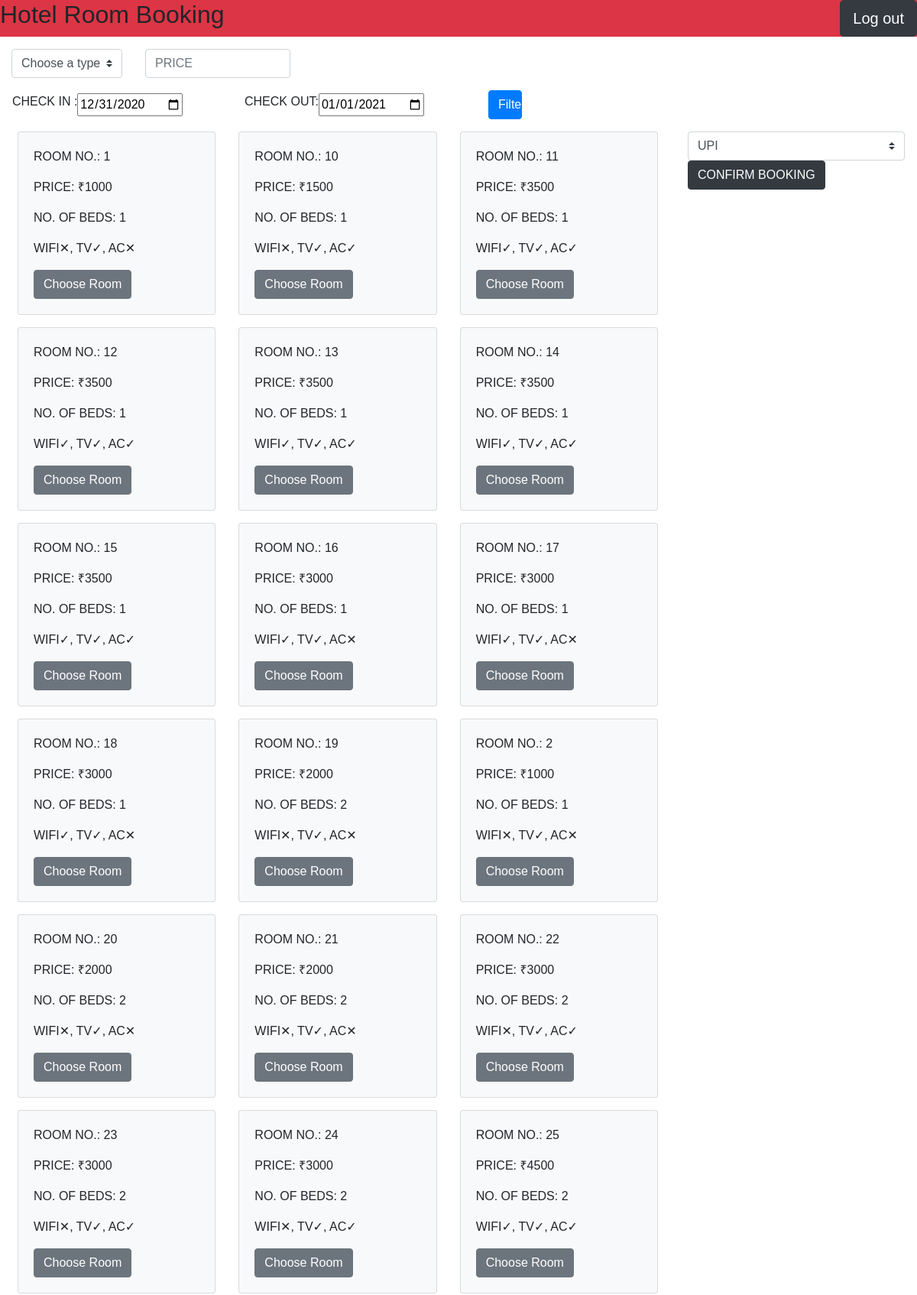
/rooms/1 (signed in, upper part), run on the app's committed database.
### tables this page shows
CREATE TABLE ROOM (
	room_id	INTEGER PRIMARY KEY AUTOINCREMENT,
	price	DECIMAL(10,2) DEFAULT 0.00,
	room_no	VARCHAR(5) NOT NULL,
	type_id	INTEGER NOT NULL,
	hotel_id	INTEGER NOT NULL,
	FOREIGN KEY(hotel_id) REFERENCES HOTEL(hotel_id) ON UPDATE CASCADE ON DELETE CASCADE,
	FOREIGN KEY(type_id) REFERENCES TYPE(type_id) ON UPDATE CASCADE ON DELETE SET DEFAULT,
	UNIQUE(hotel_id,room_no)
);

CREATE TABLE TYPE (
	type_id	INTEGER PRIMARY KEY AUTOINCREMENT,
	no_beds	TINYINT DEFAULT 0,
	wifi	TINYINT DEFAULT 0,
	tv	TINYINT DEFAULT 0,
	ac	TINYINT DEFAULT 0
);

### routes.py (the view, shortened to what this page needs)
@app.route('/rooms/<hotel_id>', methods=['GET', 'POST'])
def room(hotel_id):
    if not check_login():
        return redirect(url_for('.home'))
    filterform = FilterForm()
    if request.method == 'GET':
        checkin = str(date.today()+timedelta(days=1))+interval_time
        checkout = str(date.today()+timedelta(days=2))+interval_time
        filterform.checkin.data = str(date.today()+timedelta(days=1))
        filterform.checkout.data = str(date.today()+timedelta(days=2))
        con = sqlite3.connect(DATABASE)
        cur = con.cursor()
        cur.execute('''SELECT room_id,room_no,price,no_beds,wifi,tv,ac FROM ROOM NATURAL JOIN TYPE
        WHERE hotel_id=%s AND room_id NOT IN
        (SELECT room_id FROM RESERVATION
        WHERE NOT ((check_in > '%s' AND check_in >= '%s') OR (check_out <= '%s' AND check_out < '%s')) );'''
        %(hotel_id,checkin,checkout,checkin,checkout) )
        rooms = cur.fetchall()
        col = [column[0] for column in cur.description]
        results = []
        for room in rooms:
            results.append(dict(zip(col, room)))
        session['rooms'] = results
        session['filter'] = {'type':filterform.type.data,'price':str(filterform.price.data),'checkin':str(filterform.checkin.data),'checkout':str(filterform.checkout.data)}
        con.close()
    con = sqlite3.connect(DATABASE)
    con.row_factory = sqlite3.Row
    cur = con.cursor()
    cur.execute('''SELECT DISTINCT type_id, no_beds, wifi, tv, ac FROM TYPE NATURAL JOIN ROOM WHERE hotel_id=%s;'''%(hotel_id) )
    types = cur.fetchall()
    cur.execute('SELECT hotel_name, room_id, room_no, price FROM TEMP_CART WHERE c_id="%s";'%(session['c_id']))
    cart = cur.fetchall()
    con.close()
    return render_template('room.html', hotel_id=hotel_id, filterform = filterform, rooms=session['rooms'], types=types,
    filter=session['filter'], cart=cart)

### forms.py
class FilterForm(FlaskForm):
    type = IntegerField('type_id', validators=[InputRequired()])
    price = DecimalField('price', validators=[InputRequired()])
    checkin = DateField('checkin', validators=[InputRequired()])
    checkout = DateField('checkout', validators=[InputRequired()])

### routes.py (called while the page is built)
def check_login():
    if session.get('logged_in') != True:
        flash('Please Login')
        return False
    else:
        return True

### templates/room.html (shortened to what this page needs)
{% extends 'base.html' %}
{% block main %}
  <form id="filter" action="{{url_for('.room', hotel_id=hotel_id)}}" method="post">
  <div class="row">
    <div class="col-md-2">
      <div class="container">
          <select id="type" name="type" required="" class="custom-select">
            <option value="{{filter.type}}" selected>Choose a type</option>
          </select>
      </div>
    </div>
    <div class="col-md-2 form-check-inline form-group ">
      <input class="form-control" id="price" name="price" placeholder="PRICE" required="" type="number" step=".01" value="{{filter.price}}">
    </div>
    </div>
    <div class="row mx-3">
    <div class="col-md-3 form-check-inline">
      <label for="CHECK IN">CHECK IN :</label>
      <input id="checkin" name="checkin" required="" type="date" value="{{filter.checkin}}">
    </div>
    <div class="col-md-3 form-check-inline">
      <label for="CHECK OUT">CHECK OUT:</label>
      <input id="checkout" name="checkout" required="" type="date" value="{{filter.checkout}}">
    </div>
    <div class="col-md-3">
    <button type="submit" name="filter" id="filter" class="btn btn-primary col-md-2">Filter</button>
    </div>
  </div>
</form>
<div class="d-flex ">
<div class="p-2 flex-grow-1 bd-highlight">
<div class="container">
  <div class="row">
    {% for room in rooms %}
    <div class="col-md-4 my-2">
      <div class="card bg-light">
        <div class="card-body">
          <p class="card-text">ROOM NO.: {{room.room_no}}</p>
        <p class="card-text">PRICE: &#8377;{{room.price}}</p>
        <p class="card-text">NO. OF BEDS: {{room.no_beds}}</p>
        <p class="card-text">WIFI{{'✓' if room.wifi else '✕'}}, TV{{'✓' if room.tv else '✕'}}, AC{{'✓' if room.ac else '✕'}}</p>
        <form action="{{url_for('.room', hotel_id=hotel_id)}}" method="post">
	         <button type="submit" class="btn btn-secondary" name="choose">Choose Room</button>
        </form>
        </div>
      </div>
    </div>
    {% endfor %}
  </div>
</div>
</div>
<div class="p-2 ">
<div class="scroll">
<div class="d-flex flex-column align-content-around m-1">
<form action="{{url_for('.ConfirmBooking')}}" method="post">
  <select name="mode" id="mode" required="" class="custom-select">
    <option value="UPI">UPI</option>
  </select>
<button type="submit" class="btn btn-dark">CONFIRM BOOKING</button>
</form>
</div>
</div>
</div>
{% endblock %}

### data on the page
ROOM: room_no "1", price "1000", no_beds "1"
TYPE: wifi "✕", tv "✓", ac "✕"
ROOM: room_no "10", price "1500", no_beds "1"
TYPE: wifi "✕", tv "✓", ac "✓"
ROOM: room_no "11", price "3500", no_beds "1"
TYPE: wifi "✓", tv "✓", ac "✓"
ROOM: room_no "12", price "3500", no_beds "1"
ROOM: room_no "13", price "3500", no_beds "1"
ROOM: room_no "14", price "3500", no_beds "1"
ROOM: room_no "15", price "3500", no_beds "1"
ROOM: room_no "16", price "3000", no_beds "1"
TYPE: wifi "✓", tv "✓", ac "✕"
ROOM: room_no "17", price "3000", no_beds "1"
ROOM: room_no "18", price "3000", no_beds "1"
ROOM: room_no "19", price "2000", no_beds "2"
TYPE: wifi "✕", tv "✓", ac "✕"
ROOM: room_no "2", price "1000", no_beds "1"
ROOM: room_no "20", price "2000", no_beds "2"
ROOM: room_no "21", price "2000", no_beds "2"
ROOM: room_no "22", price "3000", no_beds "2"
TYPE: wifi "✕", tv "✓", ac "✓"
ROOM: room_no "23", price "3000", no_beds "2"
ROOM: room_no "24", price "3000", no_beds "2"
ROOM: room_no "25", price "4500", no_beds "2"
TYPE: wifi "✓", tv "✓", ac "✓"
